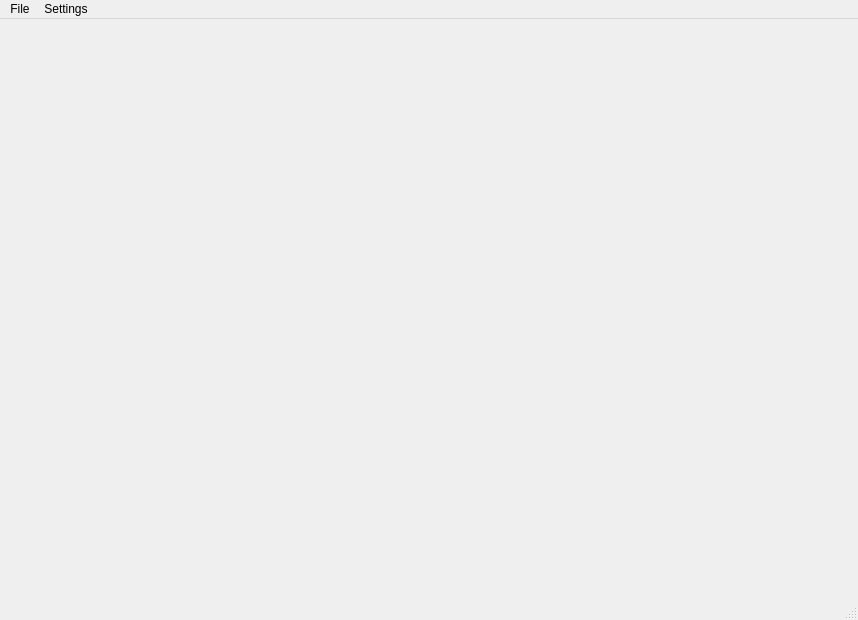
<?xml version="1.0" encoding="UTF-8"?>
<ui version="4.0">
 <class>MainWindow</class>
 <widget class="QMainWindow" name="MainWindow">
  <property name="geometry">
   <rect>
    <x>0</x>
    <y>0</y>
    <width>858</width>
    <height>620</height>
   </rect>
  </property>
  <property name="windowTitle">
   <string>MainWindow</string>
  </property>
  <widget class="QWidget" name="centralwidget"/>
  <widget class="QMenuBar" name="menubar">
   <property name="geometry">
    <rect>
     <x>0</x>
     <y>0</y>
     <width>858</width>
     <height>22</height>
    </rect>
   </property>
   <property name="inputMethodHints">
    <set>Qt::ImhNone</set>
   </property>
   <widget class="QMenu" name="menuFile">
    <property name="title">
     <string>File</string>
    </property>
    <addaction name="actionLoad_Key"/>
    <addaction name="actionExit"/>
   </widget>
   <widget class="QMenu" name="menuSettings">
    <property name="title">
     <string>Settings</string>
    </property>
   </widget>
   <addaction name="menuFile"/>
   <addaction name="menuSettings"/>
  </widget>
  <widget class="QStatusBar" name="statusbar"/>
  <action name="actionExit">
   <property name="text">
    <string>Exit</string>
   </property>
  </action>
  <action name="actionLoad_Key">
   <property name="text">
    <string>Load Key</string>
   </property>
  </action>
 </widget>
 <resources/>
 <connections/>
</ui>
